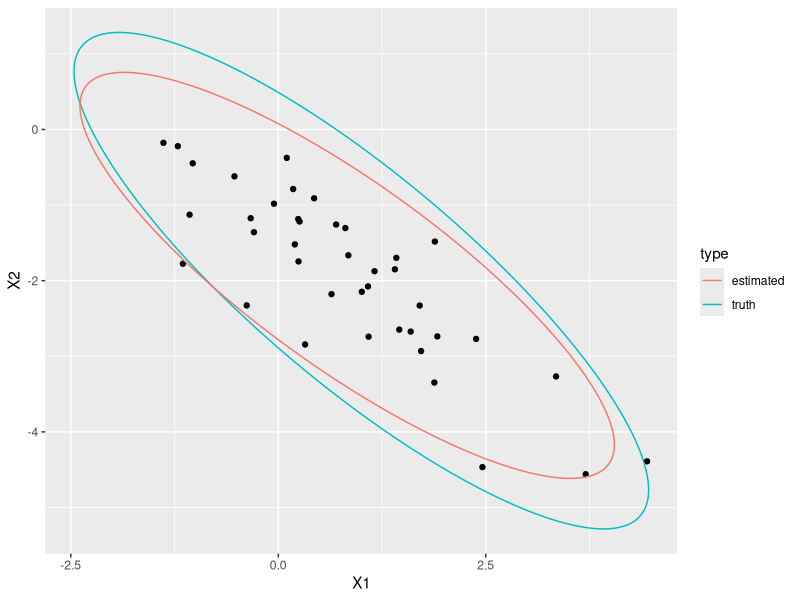
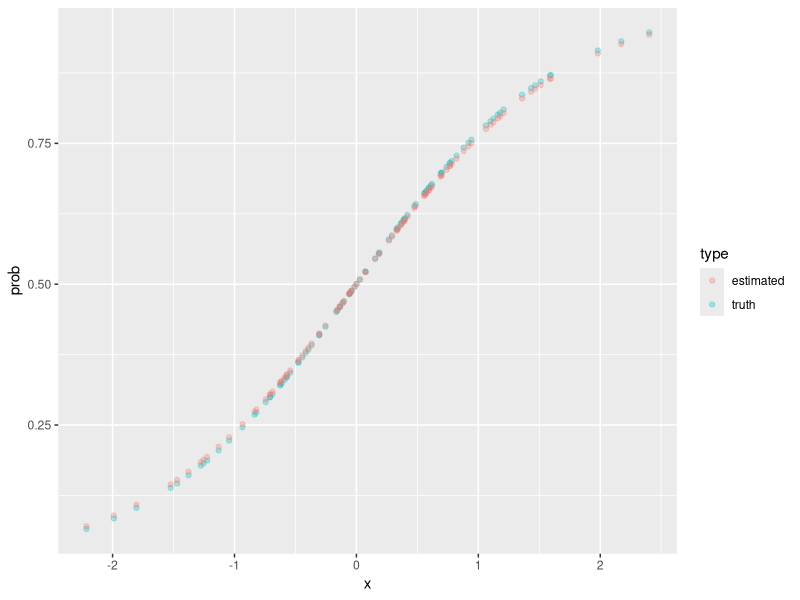
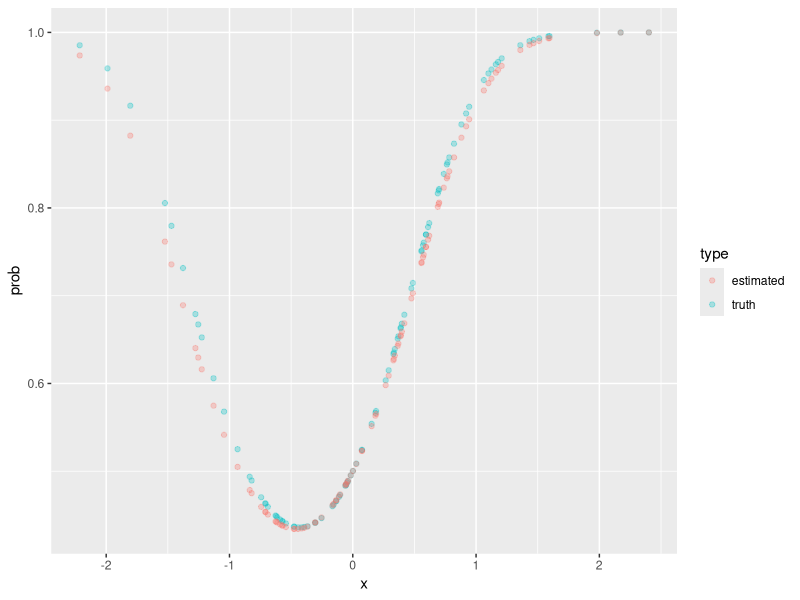
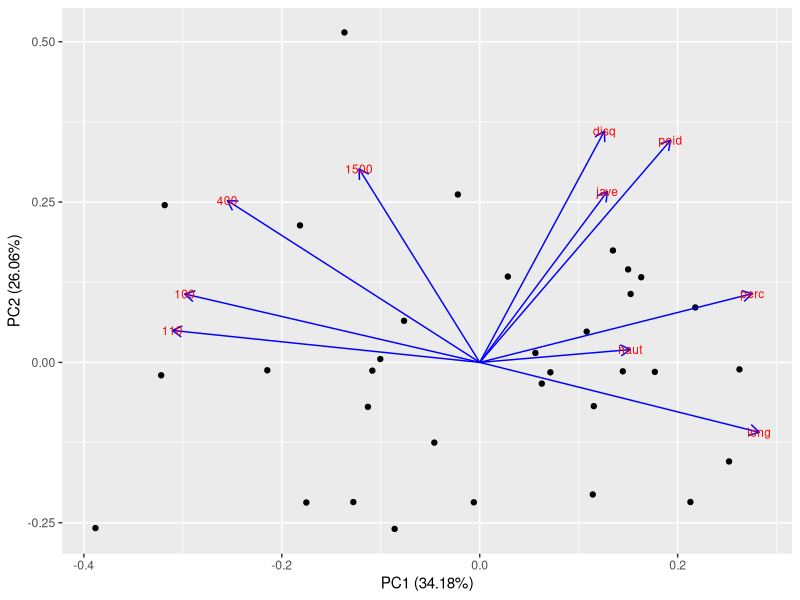
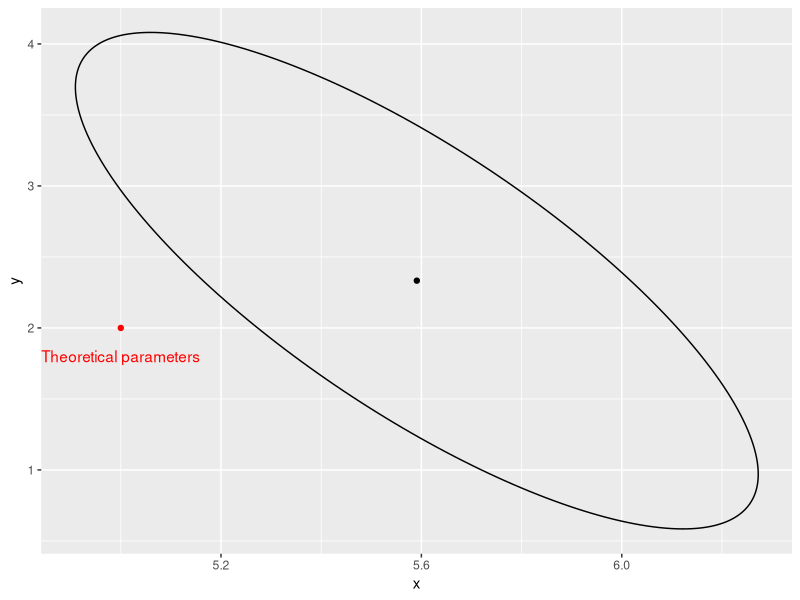
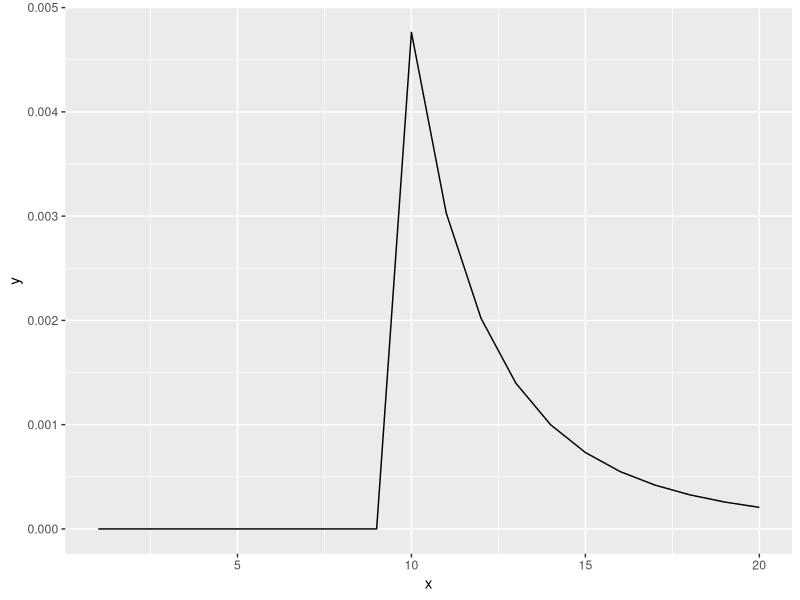

Reproduce these figures in R, in order.
## ---- chunk 1
togs <- T
library(ggplot2)
library(dplyr)
library(reshape2)
library(tidyr)
library(MASS)
library(ggforce)
library(mixtools)
library(ade4)
library(ggfortify)
library(numDeriv)

# togs <- FALSE
## ---- chunk 2
set.seed(1)
n     <- 40
mu    <- c(1, -2)
Sigma <- matrix(data = c(2, -1.6, -1.6, 1.8), ncol = 2)
X     <- mvrnorm(n = n, mu = mu, Sigma = Sigma)
colnames(X) <- c("X1", "X2")
X     <- as.data.frame(X)

# plot.new()
tru_ellip <- ellipse(mu, Sigma, draw = FALSE)
colnames(tru_ellip) <- c("X1", "X2")
tru_ellip <- as.data.frame(tru_ellip)

mu_est    <- apply(X, 2, mean)
tmp       <- as.matrix(sweep(X, 2, mu_est))
Sigma_est <- (1 / n) * t(tmp) %*% tmp

est_ellip <- ellipse(mu_est, Sigma_est, draw = FALSE)
colnames(est_ellip) <- c("X1", "X2")
est_ellip <- as.data.frame(est_ellip)

ggplot(data = X, aes(x = X1, y = X2)) +
  geom_point() +
  geom_path(data = tru_ellip, aes(x = X1, y = X2, color = "truth")) +
  geom_path(data = est_ellip, aes(x = X1, y = X2, color = "estimated")) +
  labs(color = "type")
## ---- chunk 3
inv_log <- function (z) {
  return (1 / (1 + exp(-z)))
}
set.seed(1)
x  <- rnorm(100)
y  <- rbinom(100, size = 1, prob = inv_log(1.2 * x))
y2 <- rbinom(100, size = 1, prob = inv_log(1.2 * x + 1.4 * x^2))


## ---- chunk 4
set.seed(1)
inv_log <- function (z) {
  return (1 / (1 + exp(-z)))
}

x <- rnorm(100)
y <- x
y <- rbinom(100, size = 1, prob = inv_log(1.2 * x))

l_logistic <- function (beta, X, y) {
  logl <- -sum(y * log(inv_log(as.vector(beta %*% X))) + (1 - y) * log((1 - inv_log(as.vector(beta %*% X)))))
  return(logl)
}

my_optim <- optim(par = 0.5, fn = l_logistic, method = "L-BFGS-B",
                  lower = 0, upper = 10, X = x, y = y)
my_optim$par

truth_p <- data.frame(x = x, prob = inv_log(1.2 * x), type = "truth")
est_p   <- data.frame(x = x, prob = inv_log(my_optim$par * x), type = "estimated")
plot_df <- rbind(truth_p, est_p)
ggplot(data = plot_df, aes(x = x, y = prob, color = type)) +
  geom_point(alpha = 0.3)

y2 <- rbinom(2000, size = 1, prob = inv_log(1.2 * x + 1.4 * x^2))
X2 <- cbind(x, x^2)
my_optim2 <- optim(par = c(0, 0), fn = l_logistic, method = "L-BFGS-B",
                   lower = c(0, 0), upper = c(2, 2), X = t(X2), y = y2)
my_optim2$par

tmp     <- sweep(data.frame(x = x, x2 = x^2), 2, my_optim2$par, FUN = "*")
tmp     <- tmp[ ,1] + tmp[ ,2]
truth_p <- data.frame(x = x, prob = inv_log(1.2 * x + 1.4 * x^2), type = "truth")
est_p   <- data.frame(x = x, prob = inv_log(tmp), type = "estimated")
plot_df <- rbind(truth_p, est_p)
ggplot(data = plot_df, aes(x = x, y = prob, color = type)) +
  geom_point(alpha = 0.3)

## ---- chunk 5
set.seed(1)
n <- 100
x1 <- rnorm(n)
x2 <- rnorm(n)
x3 <- rnorm(n)

X <- cbind(x1, x2, x3)
beta <- c(0.2, 0.6, -1.2)

y <- as.vector(t(beta %*% t(X))) + rnorm(n, sd = 0.2)

## ---- chunk 6

set.seed(1)
n <- 100
x1 <- rnorm(n)
x2 <- rnorm(n)
x3 <- rnorm(n)

X <- cbind(x1, x2, x3)
beta <- c(0.2, 0.6, -1.2)

y <- as.vector(t(beta %*% t(X))) + rnorm(n, sd = 0.2)
LS_fun <- function (beta, X, y) {
  return(sum((y - beta %*% t(X))^2))
}
my_optim <- optim(par = c(0, 0, 0), fn = LS_fun, lower = -5, upper = 5,
                  X = X, y = y, method = "L-BFGS-B")
my_optim$par


df <- data.frame(y = y, x1 = x1, x2 = x2, x3 = x3)
my_lm <- lm(y ~ x1 + x2 + x3 - 1, data = df)
my_lm

# matrix solution
beta_hat <- solve(t(X) %*% X) %*% t(X) %*% y
beta_hat

out <- summary(my_lm)
out$coefficients[ ,2]

# bootstrap CI
nboot <- 1000
beta_boot <- matrix(data = NA, ncol = length(beta), nrow = nboot)
for (i in 1:nboot) {
  inds     <- sample(1:n, n, replace = T)
  new_df   <- df[inds, ]
  X_tmp    <- as.matrix(new_df[ ,-1])
  y_tmp    <- new_df[ ,1]
  # print(nrow(new_df))
  tmp_beta <- solve(t(X_tmp) %*% X_tmp) %*% t(X_tmp) %*% y_tmp
  beta_boot[i, ] <- tmp_beta
}
apply(beta_boot, 2, mean)
apply(beta_boot, 2, quantile, probs = c(0.025, 0.975))
out$coefficients[ ,2]

## ---- chunk 7
data(olympic)

X        <- olympic$tab
X_scaled <- scale(X)
my_pca   <- prcomp(X_scaled)
summary(my_pca)

autoplot(my_pca, data = X, loadings = TRUE, loadings.colour = 'blue',
         loadings.label = TRUE, loadings.label.size = 3)

Sigma_est <- (1 / nrow(X_scaled)) * t(X_scaled) %*% X_scaled
Sigma_dec <- eigen(Sigma_est)

Sigma_dec$vectors
my_pca$rotation

## ---- chunk 8
x <- c(2, 5, 3, 1, 2, 1, 0, 3, 0, 2)

## ---- chunk 9
set.seed(1)
x          <- c(2, 5, 3, 1, 2, 1, 0, 3, 0, 2)
lambda_hat <- mean(x)
finfo      <- length(x) / lambda_hat
mle_CI     <- c(lambda_hat - 1.96 * sqrt(1 / finfo),
                lambda_hat + 1.96 * sqrt(1 / finfo))
boot_lambda <- c()
nboot       <- 1000
for (i in 1:nboot) {
  tmp_x          <- sample(x, length(x), replace = T)
  boot_lambda[i] <- mean(tmp_x)
}
boot_CI <- c(quantile(boot_lambda, 0.025),
             quantile(boot_lambda, 0.975))
mle_CI
boot_CI
## ---- chunk 10
set.seed(1)
n  <- 20
pars_theor <- c(5, 2)
x  <- rgamma(n, 5, 2)

fish_mat <- matrix(data = NA, nrow = 2, ncol = 2)
fish_mat[1,2] <- - n / mu[2]
fish_mat[2,1] <- - n / mu[2]
fish_mat[2,2] <- (n * mu[1]) / (mu[2]^2)
fish_mat[1,1] <- n * grad(digamma, mu[1])

fish_mat_inv <- solve(fish_mat)



# MLE for alpha and beta
log_lik <- function (pars, x) {
  n <- length(x)
  return (- (n * pars[1] * log(pars[2]) -
             n * log(gamma(pars[1])) +
             (pars[1] - 1) * sum(log(x)) -
             pars[2] * sum(x)))
}
my_optim <- optim(par = c(1,1), fn = log_lik, method = "L-BFGS-B",
                  lower = c(0.001, 0.001), upper = c(8, 8), x = x)
pars_mle <- my_optim$par

est_ellip <- ellipse(pars_mle, fish_mat_inv, draw = FALSE)
colnames(est_ellip) <- c("X1", "X2")
est_ellip <- as.data.frame(est_ellip)

ggplot() +
  geom_point(data = data.frame(x = pars_mle[1], y = pars_mle[2]), aes(x = x, y = y)) +
  geom_path(data = est_ellip, aes(x = X1, y = X2)) +
  geom_point(aes(x = pars_theor[1], y = pars_theor[2]), color = "red") +
  geom_text(aes(x = pars_theor[1], y = pars_theor[2], label = "Theoretical parameters"), 
            color = "red",
            nudge_y = -0.2)

## ---- chunk 11
library(ggplot2)
my_fun <- function (x, m, k) {
  tmp        <-  1 / (choose(x, k))
  tmp[x < m] <- 0
  return (tmp)
}
x  <- 1:20
y  <- my_fun(x, 10, 4)
df <- data.frame(x = x, y = y)
ggplot(data = df, aes(x = x, y = y)) +
  geom_line()
